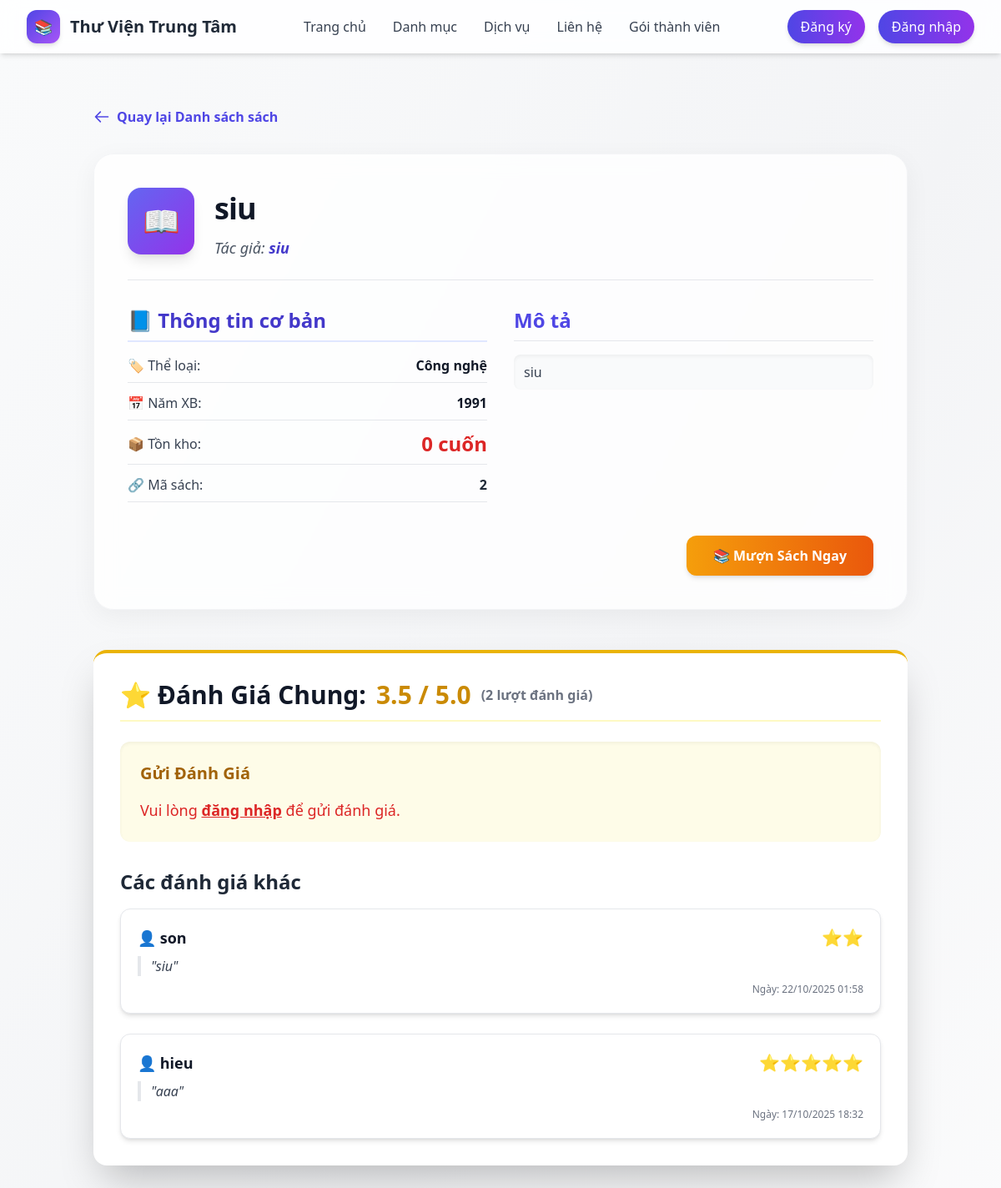
The page /library/book-detail/2/ on the database its author committed.
### Librarian/models.py (models this page shows, shortened)
class Book(models.Model):
    STATUS_CHOICES = [
        ('available', 'Available'),
        ('unavailable', 'Unavailable'),
    ]
    book_id = models.AutoField(primary_key=True)
    title = models.CharField(max_length=255)
    author = models.CharField(max_length=255)
    year = models.IntegerField(blank=True, null=True)
    category = models.CharField(max_length=100, blank=True, null=True)
    quantity = models.PositiveIntegerField(default=0)
    status = models.CharField(max_length=20, choices=STATUS_CHOICES, default='available')
    description = models.TextField(blank=True, null=True)

### library/models.py (models this page shows, shortened)
class Review(models.Model):
    RATING_CHOICES = [
        (1, '⭐'),
        (2, '⭐⭐'),
        (3, '⭐⭐⭐'),
        (4, '⭐⭐⭐⭐'),
        (5, '⭐⭐⭐⭐⭐'),
    ]
    book = models.ForeignKey(Book, on_delete=models.CASCADE, related_name='reviews')
    user = models.ForeignKey(User, on_delete=models.CASCADE)
    rating = models.IntegerField(choices=RATING_CHOICES)
    comment = models.TextField(blank=True, null=True)
    created_at = models.DateTimeField(auto_now_add=True)
    class Meta:
        unique_together = ('book', 'user')
        ordering = ['-created_at']

### library/views.py (the view, shortened to what this page needs)
# urls.py: path('book-detail/<int:book_id>/', views.book_detail_view, name='book_detail_view'),
def book_detail_view(request, book_id):
    book = get_object_or_404(Book, pk=book_id)
    reviews = book.reviews.all()
    avg_rating = reviews.aggregate(Avg('rating'))['rating__avg']
    user_review = None
    if request.user.is_authenticated:
        user_review = reviews.filter(user=request.user).first()
    context = {
        'book': book,
        'reviews': reviews,
        'avg_rating': avg_rating,
        'user_review': user_review, # Đánh giá của người dùng hiện tại
    }
    return render(request, 'library/book_detail.html', context)

### library/templates/library/book_detail.html (shortened to what this page needs)
{% extends "base.html" %}
{% block content %}
  <section class="py-16 bg-gradient-to-br from-gray-50 via-gray-100 to-white min-h-screen">
    <div class="container mx-auto px-6 max-w-5xl">
      <a href="{% url 'librarian:managebook' %}"
        class="group inline-flex items-center text-indigo-600 hover:text-indigo-800 mb-8 font-semibold transition-all duration-300">
        <svg class="w-5 h-5 mr-2 group-hover:-translate-x-1 transition-transform duration-300"
            fill="none" stroke="currentColor" viewBox="0 0 24 24">
          <path stroke-linecap="round" stroke-linejoin="round" stroke-width="2"
                d="M10 19l-7-7m0 0l7-7m-7 7h18"/>
        </svg>
        Quay lại Danh sách sách
      </a>
      <div class="bg-white/80 backdrop-blur-md p-10 rounded-3xl shadow-[0_8px_30px_rgba(0,0,0,0.05)] border border-gray-100 transition hover:shadow-[0_8px_40px_rgba(0,0,0,0.08)] duration-300">
        <header class="mb-8 pb-6 border-b border-gray-200 flex items-start gap-6">
          <div class="w-20 h-20 bg-gradient-to-br from-indigo-500 to-purple-600 rounded-2xl
            flex items-center justify-center text-4xl shadow-lg text-white">
            📖
          </div>
          <div>
            <h1 class="text-4xl font-extrabold text-gray-900 tracking-tight leading-snug">
              {{ book.title }}
            </h1>
            <p class="text-lg text-gray-600 mt-2 italic">Tác giả:
              <span class="font-semibold text-indigo-700">{{ book.author }}</span>
            </p>
          </div>
        </header>
        <div class="grid md:grid-cols-2 gap-8 mt-8">
  <div class="space-y-4 text-gray-700">
    <h2 class="text-2xl font-bold text-indigo-700 border-b-2 border-indigo-100 pb-2 mb-4">
      📘 Thông tin cơ bản
    </h2>
    <div class="space-y-3">
      <div class="flex justify-between border-b pb-2">
        <span class="font-medium flex items-center space-x-2">🏷️ Thể loại:</span>
        <span class="text-gray-900 font-semibold">{{ book.category }}</span>
      </div>
      <div class="flex justify-between border-b pb-2">
        <span class="font-medium flex items-center space-x-2">📅 Năm XB:</span>
        <span class="font-semibold text-gray-900">{{ book.year }}</span>
      </div>
      <div class="flex justify-between border-b pb-2">
        <span class="font-medium flex items-center space-x-2">📦 Tồn kho:</span>
        <span class="font-extrabold text-2xl
              {% if book.quantity > 0 %}text-green-600{% else %}text-red-600{% endif %}">
          {{ book.quantity }} cuốn
        </span>
      </div>
      <div class="flex justify-between border-b pb-2">
        <span class="font-medium flex items-center space-x-2">🔗 Mã sách:</span>
        <span class="font-semibold text-gray-800">{{ book.book_id }}</span>
      </div>
    </div>
  </div>
              <div>
                <h2 class="text-2xl font-bold text-indigo-600 border-b pb-2 mb-4">Mô tả</h2>
                <div class="text-gray-700 leading-relaxed max-h-64 overflow-y-auto bg-gray-50 rounded-lg shadow-inner px-3 py-2 mt-2">
                    {{ book.description|default:"Sách này hiện chưa có mô tả chi tiết."|striptags|linebreaksbr }}
                </div>
            </div>
</div>
<div class="mt-10 text-right">
  <button
    onclick="openBorrowModal('{{ book.book_id }}', '{{ book.title }}', '{{ book.author }}')"
    class="relative bg-gradient-to-r from-amber-500 to-orange-600 text-white px-8 py-3 rounded-xl
           font-semibold shadow-md hover:shadow-lg hover:scale-105 transition-all duration-300"
    {% if book.quantity == 0 %}disabled{% endif %}
  >
    <span class="relative z-10">📚 Mượn Sách Ngay</span>
  </button>
</div>
        </div>
        <div class="mt-12 bg-white p-8 rounded-2xl shadow-2xl border-t-4 border-yellow-500">
            <h2 class="text-3xl font-extrabold text-gray-900 border-b-2 border-yellow-100 pb-3 mb-6 flex items-center space-x-3">
                <span>⭐️ Đánh Giá Chung: </span>
                <span class="text-yellow-600">
                    {% if avg_rating %}{{ avg_rating|floatformat:1 }} / 5.0{% else %}Chưa có{% endif %}
                </span>
                <span class="text-gray-500 text-base">({{ reviews|length }} lượt đánh giá)</span>
            </h2>
            <div class="bg-yellow-50 p-6 rounded-xl shadow-inner mb-8">
                <h3 class="text-xl font-bold text-yellow-700 mb-4">
                    {% if user_review %}Sửa Đánh Giá Của Bạn{% else %}Gửi Đánh Giá{% endif %}
                </h3>
                {% if request.user.is_authenticated %}
                    <form method="POST" class="space-y-4">
                        {% csrf_token %}
                        <div>
                            <label class="block text-sm font-medium text-gray-700 mb-2">Số Sao:</label>
                            <select name="rating" required class="w-full md:w-1/2 px-3 py-2 border border-gray-300 rounded-lg shadow-sm focus:ring-yellow-500 focus:border-yellow-500">
                                {% for value, label in book.reviews.first.RATING_CHOICES|default:'' %}
                                    <option value="{{ value }}"
                                        {% if user_review and user_review.rating == value %}selected{% endif %}>
                                        {{ label }}
                                    </option>
                                {% empty %}
                                    <option value="5" {% if user_review.rating == 5 %}selected{% endif %}>⭐⭐⭐⭐⭐</option>
                                    <option value="4" {% if user_review.rating == 4 %}selected{% endif %}>⭐⭐⭐⭐</option>
                                    <option value="3" {% if user_review.rating == 3 %}selected{% endif %}>⭐⭐⭐</option>
                                    <option value="2" {% if user_review.rating == 2 %}selected{% endif %}>⭐⭐</option>
                                    <option value="1" {% if user_review.rating == 1 %}selected{% endif %}>⭐</option>
                                {% endfor %}
                            </select>
                        </div>
                        <div>
                            <label for="comment" class="block text-sm font-medium text-gray-700">Bình luận:</label>
                            <textarea
                                name="comment"
                                id="comment"
                                rows="4"
                                class="mt-1 block w-full border border-gray-300 rounded-lg shadow-sm focus:ring-yellow-500 focus:border-yellow-500 p-3"
                            >{{ user_review.comment|default:"" }}</textarea>
                        </div>
                        <button type="submit" class="bg-yellow-600 text-white px-6 py-2 rounded-lg font-semibold hover:bg-yellow-700 transition duration-200 shadow-md">
                            {% if user_review %}Cập Nhật Đánh Giá{% else %}Gửi Đánh Giá{% endif %}
                        </button>
                    </form>
                {% else %}
                    <p class="text-lg text-red-600">
                        Vui lòng <a href="{% url 'account:login' %}" class="font-bold underline">đăng nhập</a> để gửi đánh giá.
                    </p>
                {% endif %}
            </div>
            <h3 class="text-2xl font-bold text-gray-800 mb-4">
                Các đánh giá khác
            </h3>
            <div class="space-y-6">
                {% for review in reviews %}
                    <div class="border border-gray-200 p-5 rounded-xl shadow-md bg-white hover:shadow-lg transition-shadow">
                        <div class="flex justify-between items-center mb-2">
                            <p class="font-bold text-lg text-gray-900">
                                👤 {{ review.user.username }}
                            </p>
                            <div class="text-yellow-500 font-extrabold text-xl">
                                {{ review.get_rating_display }}
                            </div>
                        </div>
                        <p class="text-gray-700 italic border-l-4 border-gray-200 pl-3">
                            "{{ review.comment|default:"— Không có bình luận —" }}"
                        </p>
                        <p class="text-xs text-gray-500 mt-2 text-right">
                            Ngày: {{ review.created_at|date:"d/m/Y H:i" }}
                        </p>
                    </div>
                {% empty %}
                <p class="text-gray-500 italic py-5 text-center border-dashed border-2 border-gray-300 rounded-lg">
                    Chưa có đánh giá nào cho cuốn sách này. Hãy là người đầu tiên!
                </p>
                {% endfor %}
            </div>
        </div>
    </div>
</section>
</body>
{% endblock %}

### rows shown on the page
Book: title "siu", author "siu", category "Công nghệ", year "1991", quantity "0", book_id "2", description "siu"
Review: user.username "son", rating "⭐⭐", comment "siu", created_at "22/10/2025 01:58"
Review: user.username "hieu", rating "⭐⭐⭐⭐⭐", comment "aaa", created_at "17/10/2025 18:32"

### other values the page prints
{{ avg_rating|floatformat:1 }} "3.5"
{{ reviews|length }} "2"
